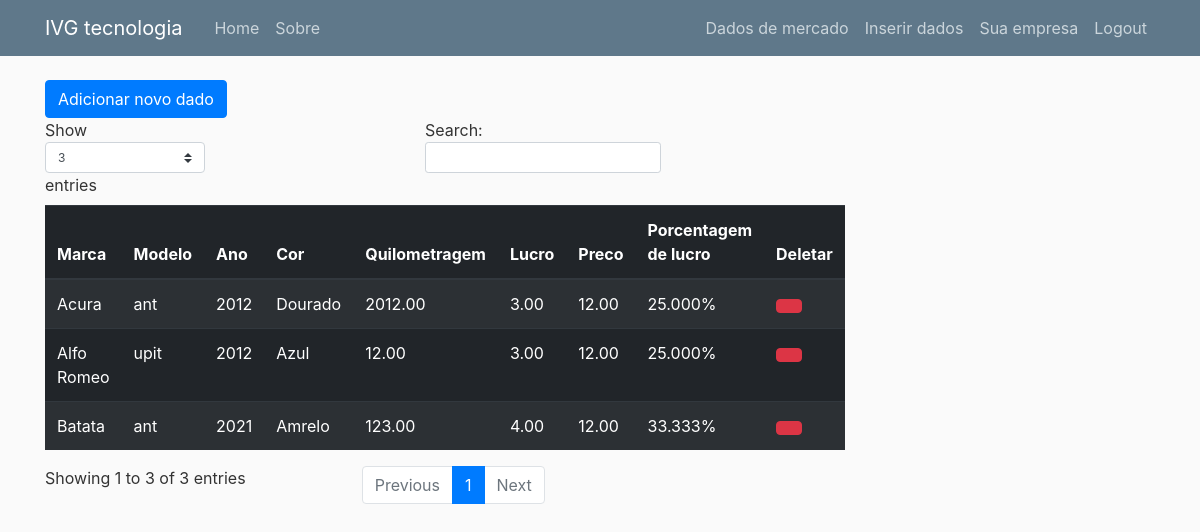
/Data/VisualMerc/ (signed in), run on an earlier commit of the app's database.
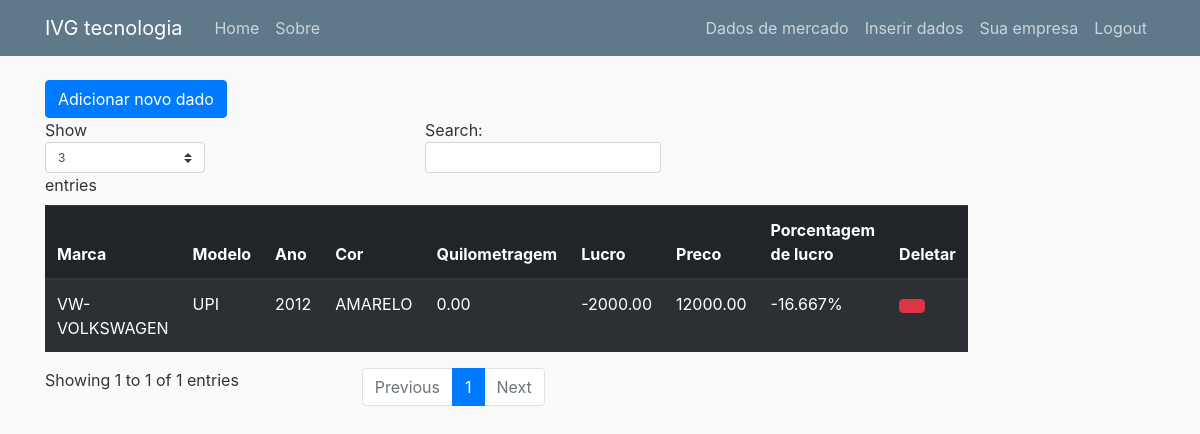
And on a later commit of the database.
### data/models.py (models this page shows)
class DataDB(models.Model):
	marca=models.CharField(max_length = 30,error_messages={'required':'Favor inserir uma marca'})
	modelo=models.CharField(max_length = 60,error_messages={'required':'Favor inserir um modelo'})
	ano=models.IntegerField(
		validators=[MinValueValidator(1960,'Favor inserir acima 1960.'), MaxValueValidator(2023,'Favor inserir abaixo 2023.')],
		error_messages={'required':'Favor inserir uma ano'})
	localidade=models.CharField(max_length = 1,blank=False, null=False)
	status=models.CharField(max_length = 1,blank=False, null=False)
	cor=models.CharField(max_length= 20)
	combustivel=models.CharField(max_length = 1,blank=False, null=False)
	quilometragem=models.DecimalField(max_digits= 10,decimal_places=2,max_length= 12,
		validators=[MinValueValidator(0,'Não existe quilometragem negativa'),MaxValueValidator(99999999,'Favor inserir valor menor')],
		error_messages={'required':'Favor inserir a quilometragem','max_digits':'Favor inserir uma kilometragem menor.','decimal_places':'Favor so por 2 casas decimais.'})
	lucro=models.DecimalField(max_digits= 10,decimal_places=2,max_length= 12,
		validators=[MaxValueValidator(99999999,'Favor inserir valor menor')],
		error_messages={'required':'Favor inserir o lucro','max_digits':'Favor inserir um lucro menor.','decimal_places':'Favor so por 2 casas decimais.'})
	preco=models.DecimalField(max_digits= 10,decimal_places=2,max_length= 12,
		validators=[MinValueValidator(1000.00,'Favor inserir vendas acima de 1000 reais'),MaxValueValidator(99999999,'Favor inserir valor menor')],
		error_messages={'required':'Favor inserir o lucro','max_digits':'Favor inserir um lucro menor.','decimal_places':'Favor so por 2 casas decimais.'})
	margem_de_lucro=models.DecimalField(max_digits= 10,decimal_places=3,max_length= 12)
	data_postada = models.DateTimeField(default=timezone.now)
	autor = models.ForeignKey(User, on_delete=models.CASCADE)

### data/views.py (the view)
# urls.py: path('VisualMerc/', views.VisualizarMercado, name = 'data-VisualizarMercado'),
@login_required
def VisualizarMercado(request):
	query= DataDB.objects.all()
	return render(request, 'data/visualizarmercado.html', {'query': query})

### data/templates/data/visualizarmercado.html
{% extends "APP_IVG/layout.html" %}
{% block content %}
	<a href="{% url 'data-InsiraDado' %}" class="btn btn-primary">Adicionar novo dado</a></span>
	<table id="bootstrapdatatable" class="table table-striped table-dark" width="100%">
		<thead>
            <th>Marca</th>
            <th>Modelo</th>
            <th>Ano</th>
            <th>Cor</th>
            <th>Quilometragem</th>
            <th>Lucro</th>
            <th>Preco</th>
            <th>Porcentagem de lucro</th>
            <th>Deletar</th>
        </thead>
		{% for q in query %}
		<tr>
			<td> {{ q.marca }} </td>
			<td> {{ q.modelo }} </td>
			<td> {{ q.ano }} </td>
			<td> {{ q.cor }} </td>
			<td> {{ q.quilometragem }} </td>
			<td> {{ q.lucro }} </td>
			<td> {{ q.preco }} </td>
			<td> {{ q.margem_de_lucro }}%</td>
			<td><a href="{% url 'data-Deletar' q.id %}" class="btn btn-danger"></a></td>
		</tr>
		{% endfor %}
	</table>
{% endblock content %}

### APP_IVG/templates/APP_IVG/layout.html (shortened to what this page needs)
{% load static %}
<!DOCTYPE html>
<html>
<head>
    <link rel="stylesheet" href="https://maxcdn.bootstrapcdn.com/bootstrap/4.0.0/css/bootstrap.min.css">
    <link rel="stylesheet" type="text/css" href="{% static 'APP_IVG/main.css' %}">
    <link rel="stylesheet" href="//code.jquery.com/ui/1.12.1/themes/base/jquery-ui.css">
</head>
<body>
	<header class="site-header">
      <nav class="navbar navbar-expand-md navbar-dark bg-steel fixed-top">
        <div class="container">
          <a class="navbar-brand mr-4" href="{% url 'APP_IVG-Homepage' %}">IVG tecnologia</a>
          <div class="collapse navbar-collapse" id="navbarToggle">
            <div class="navbar-nav mr-auto">
              <a class="nav-item nav-link" href="{% url 'APP_IVG-Homepage' %}">Home</a>
              <a class="nav-item nav-link" href="{% url 'APP_IVG-Sobre' %}">Sobre</a>
            </div>
            <div class="navbar-nav">
              {% if user.is_authenticated %}
                <a class="nav-item nav-link" href="{% url 'data-VisualizarMercado' %}">Dados de mercado</a>
                <a class="nav-item nav-link" href="{% url 'data-InsiraDado' %}">Inserir dados</a>
                <a class="nav-item nav-link" href="{% url 'Empresa' %}">Sua empresa</a>
                <a class="nav-item nav-link" href="{% url 'Logout' %}">Logout</a>
              {% else %}
                <a class="nav-item nav-link" href="{% url 'Login' %}">Login</a>
                <a class="nav-item nav-link" href="{% url 'Cadastro' %}">Register</a>
              {% endif %}
            </div>
          </div>
        </div>
      </nav>
    </header>
    <main role="main" class="container">
    <div class="row">
	   <div class="col-md-8">
		  {% block content %}{% endblock %}
	   </div>
	  </div>
    </main>
</body>
</html>

### APP_IVG/static/APP_IVG/main.css (style rules this page uses)
body { background: #fafafa; color: #333333; margin-top: 5rem; }
.bg-steel { background-color: #5f788a; }
.site-header .navbar-nav .nav-link { color: #cbd5db; }

What changed in the data, as far as the page shows it:
removed DataDB: marca "Batata", modelo "ant", ano "2021", cor "Amrelo", quilometragem "123.00", lucro "4.00", preco "12.00", margem_de_lucro "33.333"
removed DataDB: marca "Alfo Romeo", modelo "upit", ano "2012", cor "Azul", quilometragem "12.00", lucro "3.00", preco "12.00", margem_de_lucro "25.000"
removed DataDB: marca "Acura", modelo "ant", ano "2012", cor "Dourado", quilometragem "2012.00", lucro "3.00", preco "12.00", margem_de_lucro "25.000"
added DataDB: marca "VW-VOLKSWAGEN", modelo "UPI", ano "2012", cor "AMARELO", quilometragem "0.00", lucro "-2000.00", preco "12000.00", margem_de_lucro "-16.667"
Also different on the page:
text written by a page script: "Show entries Search: Showing 1 to 3 of 3 entries Previous 1 Next" → "Show entries Search: Showing 1 to 1 of 1 entries Previous 1 Next"
